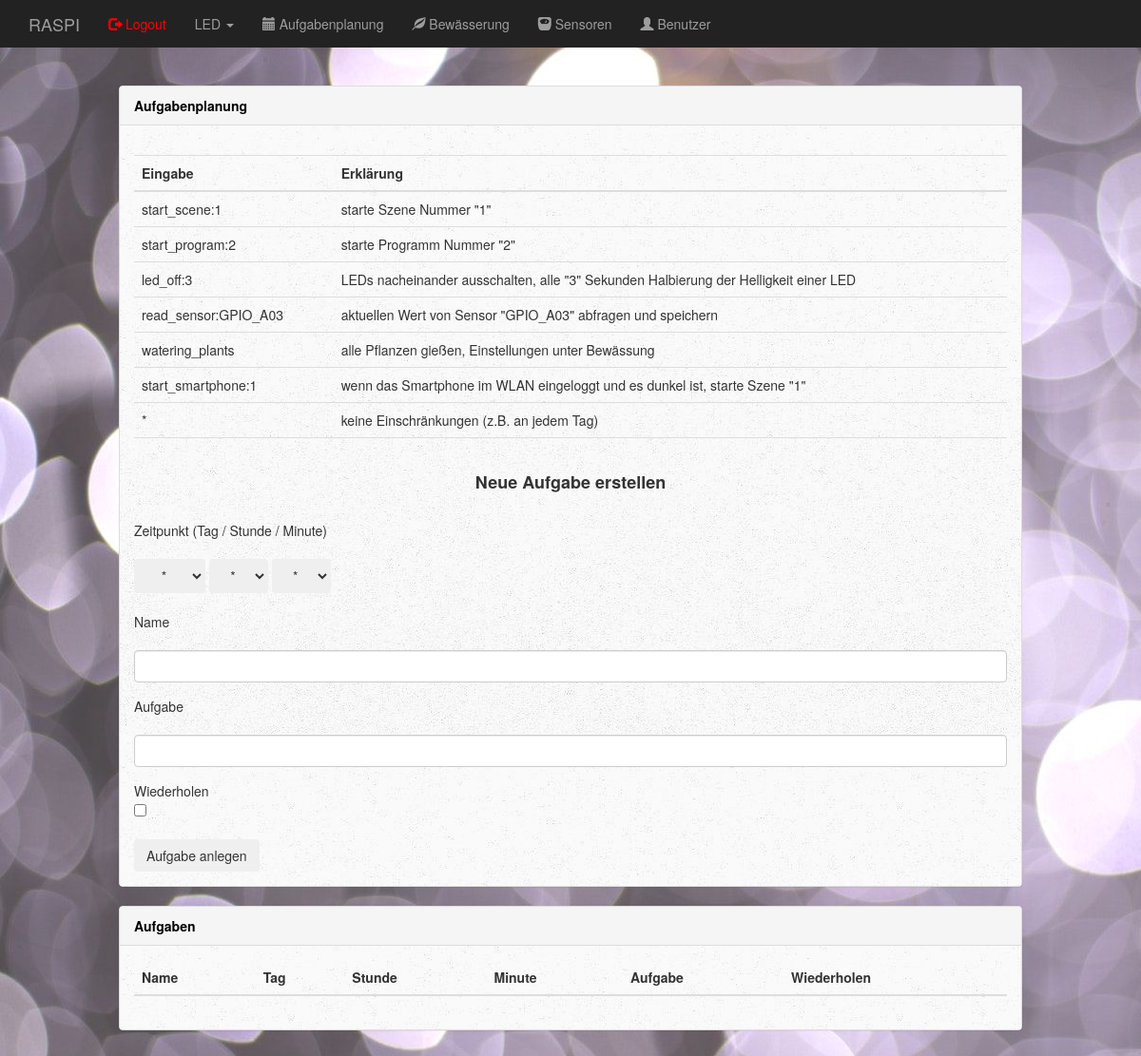
Before: /dashboard/schedular/ (signed in) with the older database file.
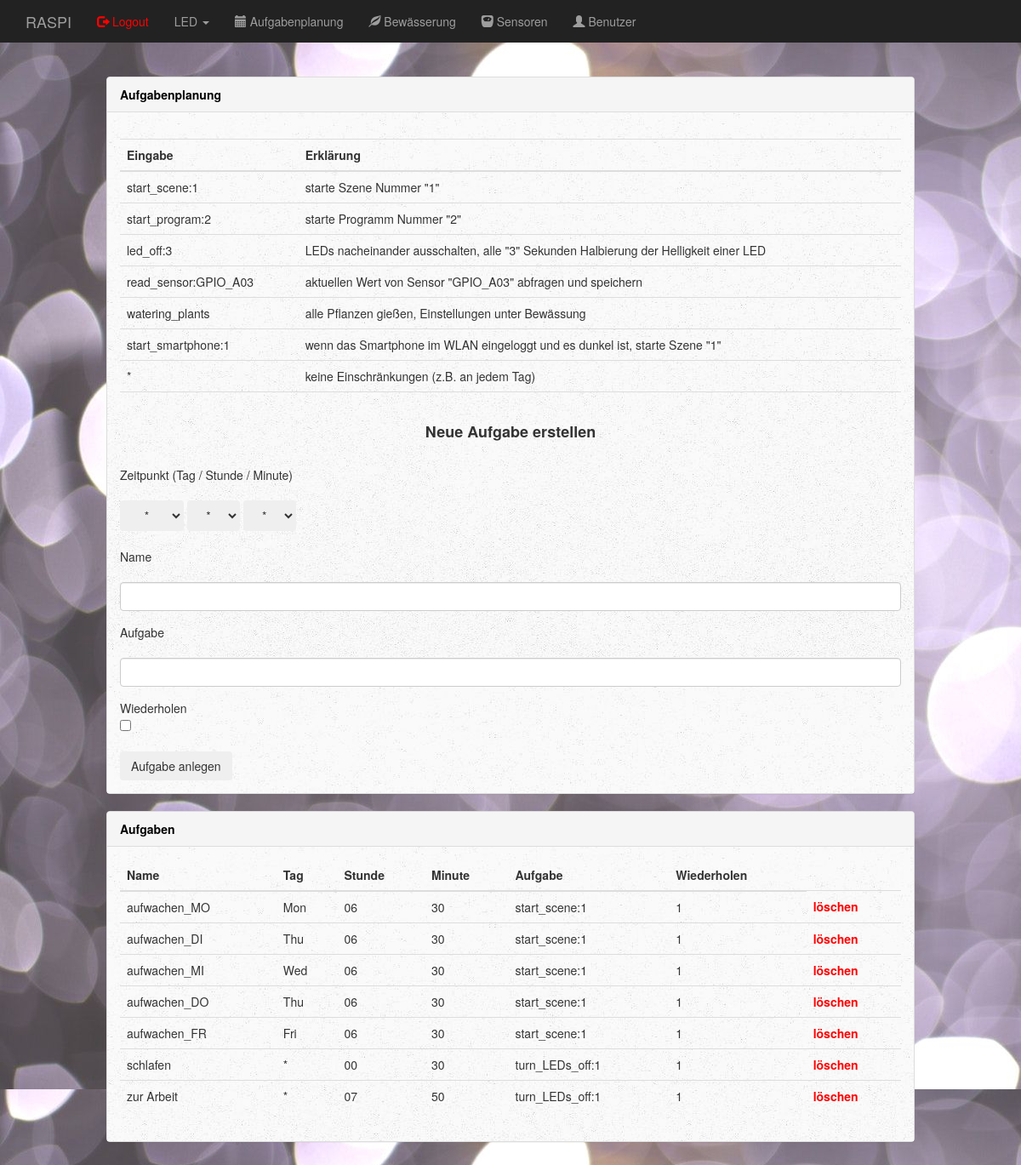
After: the same page with the newer database file.
### app.py (models this page shows)
class Schedular(db.Model):
    __tablename__ = 'schedular'
    id     = db.Column(db.Integer, primary_key=True, autoincrement = True)
    name   = db.Column(db.String(50), unique=True)
    day    = db.Column(db.String(50))
    hour   = db.Column(db.String(50))
    minute = db.Column(db.String(50))
    task   = db.Column(db.String(100))
    repeat = db.Column(db.String(50))

### app.py (the view)
@app.route('/dashboard/schedular/', methods=['GET'])
@login_required
@superuser_required
def dashboard_schedular():
    error_massage = ""
    set_name = ""
    set_task = ""
    if request.method == "GET":
        if request.args.get("set_name") is not None:
            if request.args.get("set_name") == "":
                error_massage = "Kein Name angegeben"
                set_task = request.args.get("set_task")
            elif request.args.get("set_task") == "":
                error_massage = "Keine Aufgabe angegeben"
                set_name = request.args.get("set_name")
            else:
                name   = request.args.get("set_name")
                day    = request.args.get("set_day")
                hour   = request.args.get("set_hour")
                minute = request.args.get("set_minute")
                task   = request.args.get("set_task")
                if request.args.get("checkbox"):
                    repeat = "*"
                else:
                    repeat = ""
                check_entry = Schedular.query.filter_by(name=name).first()
                if check_entry is None:
                    for i in range(1,25):
                        if Schedular.query.filter_by(id=i).first():
                            pass
                        else:
                            task = Schedular(
                                    id     = i,
                                    name   = name,
                                    day    = day,
                                    hour   = hour,
                                    minute = minute,
                                    task   = task,
                                    repeat = repeat,
                                )
                            db.session.add(task)
                            db.session.commit()
                            break
                else:
                    error_massage = "Name schon vergeben"
    schedular_list = Schedular.query.all()
    dropdown_list_days    = ["*", "Mon", "Thu", "Wed", "Thu", "Fri", "Sat", "Sun"]
    dropdown_list_hours   = ["*", "00", "01", "02", "03", "04", "05", "06", "07", "08", "09", "10", "11",
                             "12","13", "14", "15", "16", "17", "18", "19", "20", "21", "22", "23"]
    dropdown_list_minutes = ["*", "00", "01", "02", "03", "04", "05", "06", "07", "08", "09", "10", "11",
                             "12","13", "14", "15", "16", "17", "18", "19", "20", "21", "22", "23", "24",
                             "25", "26", "27", "28", "29", "30", "31", "32", "33", "34", "35", "36","37",
                             "38", "39", "40", "41", "42", "43", "44", "45", "46", "47", "48","49", "50",
                             "51", "52", "53", "54", "55", "56", "57", "58", "59"]
    return render_template('dashboard_schedular.html',
                            dropdown_list_days=dropdown_list_days,
                            dropdown_list_hours=dropdown_list_hours,
                            dropdown_list_minutes=dropdown_list_minutes,
                            schedular_list=schedular_list,
                            error_massage=error_massage,
                            set_name=set_name,
                            set_task=set_task
                            )

### app.py (called while the page is built)
def superuser_required(f):
    @wraps(f)
    def wrap(*args, **kwargs):
        if current_user.role == "superuser":
            return f(*args, **kwargs)
        else:
            form = LoginForm()
            return render_template('login.html', form=form, role_check=False)
    return wrap

@login_manager.user_loader
def load_user(user_id):
    return User.query.get(int(user_id))

### templates/dashboard_schedular.html (shortened to what this page needs)
{% extends "bootstrap/base.html" %}
{% block styles %}
  {{super()}}
  <link rel="stylesheet" href="{{url_for('.static', filename='dashboard.css')}}">
{% endblock %}
{% block content %}
<nav class="navbar navbar-inverse navbar-fixed-top">
  <div class="container">
    <div class="navbar-header">
      <a class="navbar-brand" href="#">RASPI</a>
    </div>
    <div id="navbar" class="collapse navbar-collapse">
      <ul class="nav navbar-nav">
        <li><a href="{{ url_for('logout') }}"><span class="glyphicon glyphicon-log-out" style="color:red"></span><font color="red"> Logout</font></a></li>
        <li class="dropdown">
          <a class="dropdown-toggle" data-toggle="dropdown" href="#">LED
          <span class="caret"></span></a>
        </li>
        <li><a href="{{ url_for('dashboard_schedular') }}"><span class="glyphicon glyphicon-calendar"></span> Aufgabenplanung</a></li>
        <li><a href="{{ url_for('dashboard_plants') }}"><span class="glyphicon glyphicon-leaf"></span> Bewässerung</a></li>
        <li><a href="{{ url_for('dashboard_sensors') }}"><span class="glyphicon glyphicon-scale"></span> Sensoren</a></li>
        <li><a href="{{ url_for('dashboard_user') }}"><span class="glyphicon glyphicon-user"></span> Benutzer</a></li>
      </ul>
    </div>
  </div>
</nav>
<br>
<div class="col-sm-2 col-sm-offset-2 col-md-10 col-md-offset-1 main">
  <div class="row">
    <div class="col">
      <div class="panel panel-default">
        <div class="panel-heading"><font color="black"><b>Aufgabenplanung</b></font></div>
          <div class="panel-body">
          <table class="table">
            <thead>
              <tr><td></td><td></td></tr>
              <tr>
                <th>Eingabe</th>
                <th>Erklärung</th>
              </tr>
            </thead>
            <tbody>
              <tr>
                <td>start_scene:1</td>
                <td>starte Szene Nummer "1"</td>
              </tr>
              <tr>
                <td>start_program:2</td>
                <td>starte Programm Nummer "2"</td>
              </tr>
              <tr>
                <td>led_off:3</td>
                <td>LEDs nacheinander ausschalten, alle "3" Sekunden Halbierung der Helligkeit einer LED</td>
              </tr>
              <tr>
                <td>read_sensor:GPIO_A03</td>
                <td>aktuellen Wert von Sensor "GPIO_A03" abfragen und speichern</td>
              </tr>
              <tr>
                <td>watering_plants</td>
                <td>alle Pflanzen gießen, Einstellungen unter Bewässung</td>
              </tr>
              <tr>
                <td>start_smartphone:1</td>
                <td>wenn das Smartphone im WLAN eingeloggt und es dunkel ist, starte Szene "1"</td>
              </tr>
              <tr>
                <td> * </td>
                <td>keine Einschränkungen (z.B. an jedem Tag)</td>
              </tr>
              <tr><td></td><td></td></tr>
            </tbody>
          </table>
          <div class="text-center">
            <h4><b>Neue Aufgabe erstellen</b></h4>
          </div>
          <br>
          Zeitpunkt (Tag / Stunde / Minute)
          <br>
          <br>
          <form method="GET">
            <select class="btn btn-secondary dropdown-toggle" name="set_day">
              {% for each in dropdown_list_days %}
              {% if each != None %}
              <option value="{{each}}">{{each}}</option>
              {% endif %}
              {% endfor %}
            </select>
            <select class="btn btn-secondary dropdown-toggle" name="set_hour">
              {% for each in dropdown_list_hours %}
              {% if each != None %}
              <option value="{{each}}">{{each}}</option>
              {% endif %}
              {% endfor %}
            </select>
            <select class="btn btn-secondary dropdown-toggle" name="set_minute">
              {% for each in dropdown_list_minutes %}
              {% if each != None %}
              <option value="{{each}}">{{each}}</option>
              {% endif %}
              {% endfor %}
            </select>
            <br>
            <br>
            Name
            <br>
            <br>
            <div class="form-group">
              <input type="text" class="form-control" name="set_name" value="{% if set_name != None %}{{ set_name }}{% endif %}" />
            </div>
            Aufgabe
            <br>
            <br>
            <div class="form-group">
              <input type="text" class="form-control" name="set_task" value="{% if set_task != None %}{{ set_task }}{% endif %}" />
            </div>
            Wiederholen
            <div class="form-check">
              <input type="checkbox" class="form-check-input" name="checkbox">
            </div>
            <br>
            <input type="submit" class="btn btn-secondary" value="Aufgabe anlegen" />
          </form>
        </div>
      </div>
      <div class="panel panel-default">
        <div class="panel-heading"><font color="black"><b>Aufgaben</b></font></div>
        <div class="panel-body">
          <table class="table">
            <thead>
              <th scope="col">Name</th>
              <th scope="col">Tag</th>
              <th scope="col">Stunde</th>
              <th scope="col">Minute</th>
              <th scope="col">Aufgabe</th>
              <th scope="col">Wiederholen</th>
            </thead>
            <tbody>
              {% for entry in schedular_list %}
              <tr>
                <td>{{ entry.name }}</td>
                <td>{{ entry.day }}</td>
                <td>{{ entry.hour }}</td>
                <td>{{ entry.minute }}</td>
                <td>{{ entry.task }}</td>
                <td>{{ entry.repeat }}</td>
                <td><a href="/dashboard/schedular/delete/{{ entry.id }}"><font color="red"><b>löschen</b></font></a></td>
              </tr>
              {% endfor %}
            </tbody>
          </table>
        </div>
      </div>
    </div>
  </div>
</div>
{% endblock %}

### static/dashboard.css (style rules this page uses)
body { padding-top: 50px; background-image: url(images/background.jpg); }
.panel-body { background-image: url(images/background-panal.jpg); }
.navbar-fixed-top { border: 0; }
.main { padding: 20px; }
@media (min-width: 768px) { .main { padding-right: 40px; padding-left: 40px; } }

Changed rows visible on the page:
added Schedular: name "aufwachen_MO", day "Mon", hour "06", minute "30", task "start_scene:1", repeat "1"
added Schedular: name "aufwachen_DI", day "Thu", hour "06", minute "30", task "start_scene:1", repeat "1"
added Schedular: name "aufwachen_MI", day "Wed", hour "06", minute "30", task "start_scene:1", repeat "1"
added Schedular: name "aufwachen_DO", day "Thu", hour "06", minute "30", task "start_scene:1", repeat "1"
added Schedular: name "aufwachen_FR", day "Fri", hour "06", minute "30", task "start_scene:1", repeat "1"
added Schedular: name "schlafen", day "*", hour "00", minute "30", task "turn_LEDs_off:1", repeat "1"
added Schedular: name "zur Arbeit", day "*", hour "07", minute "50", task "turn_LEDs_off:1", repeat "1"
